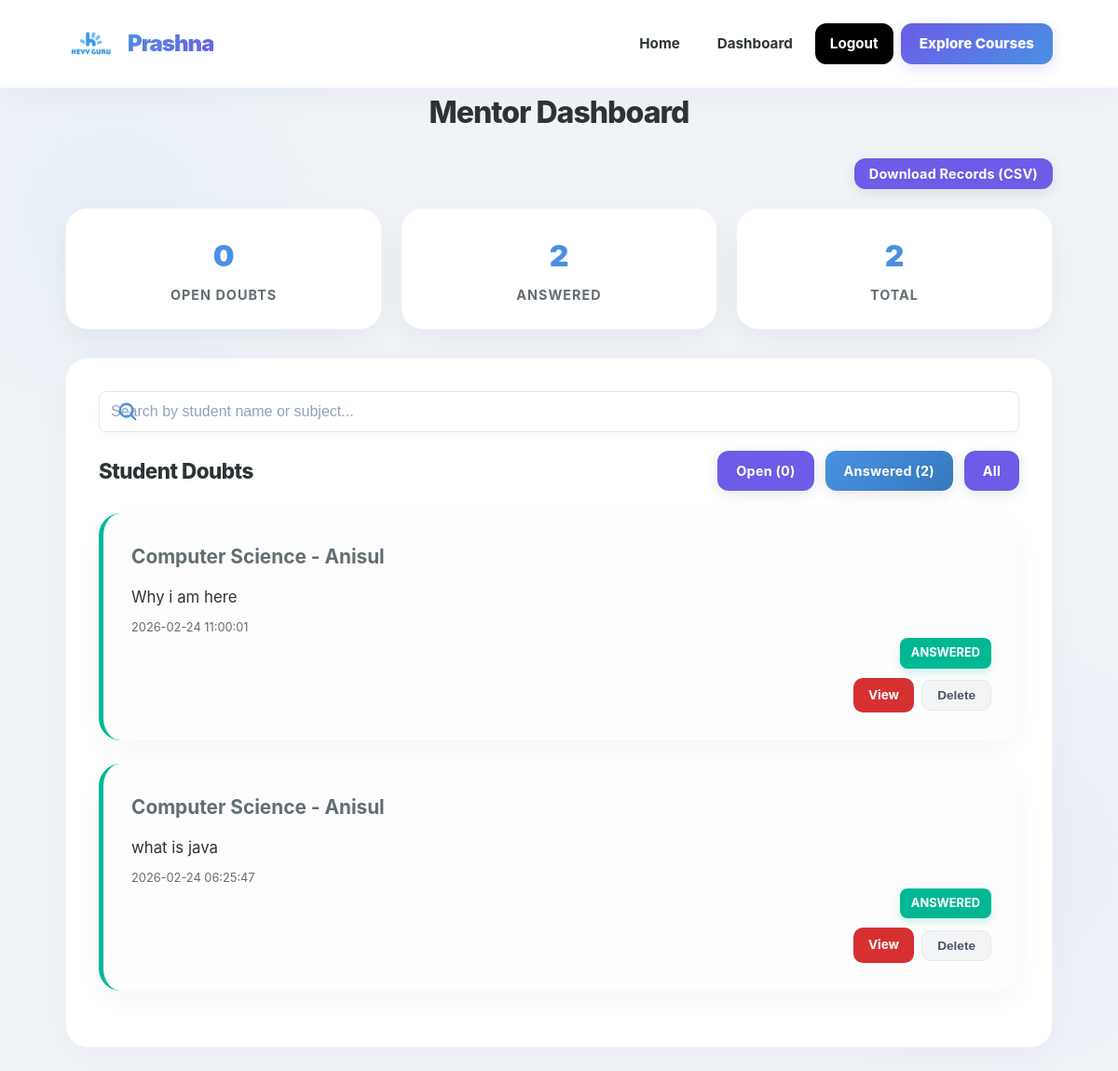
The page /mentor/dashboard.php?filter=answered (signed in) on the database as committed earlier.
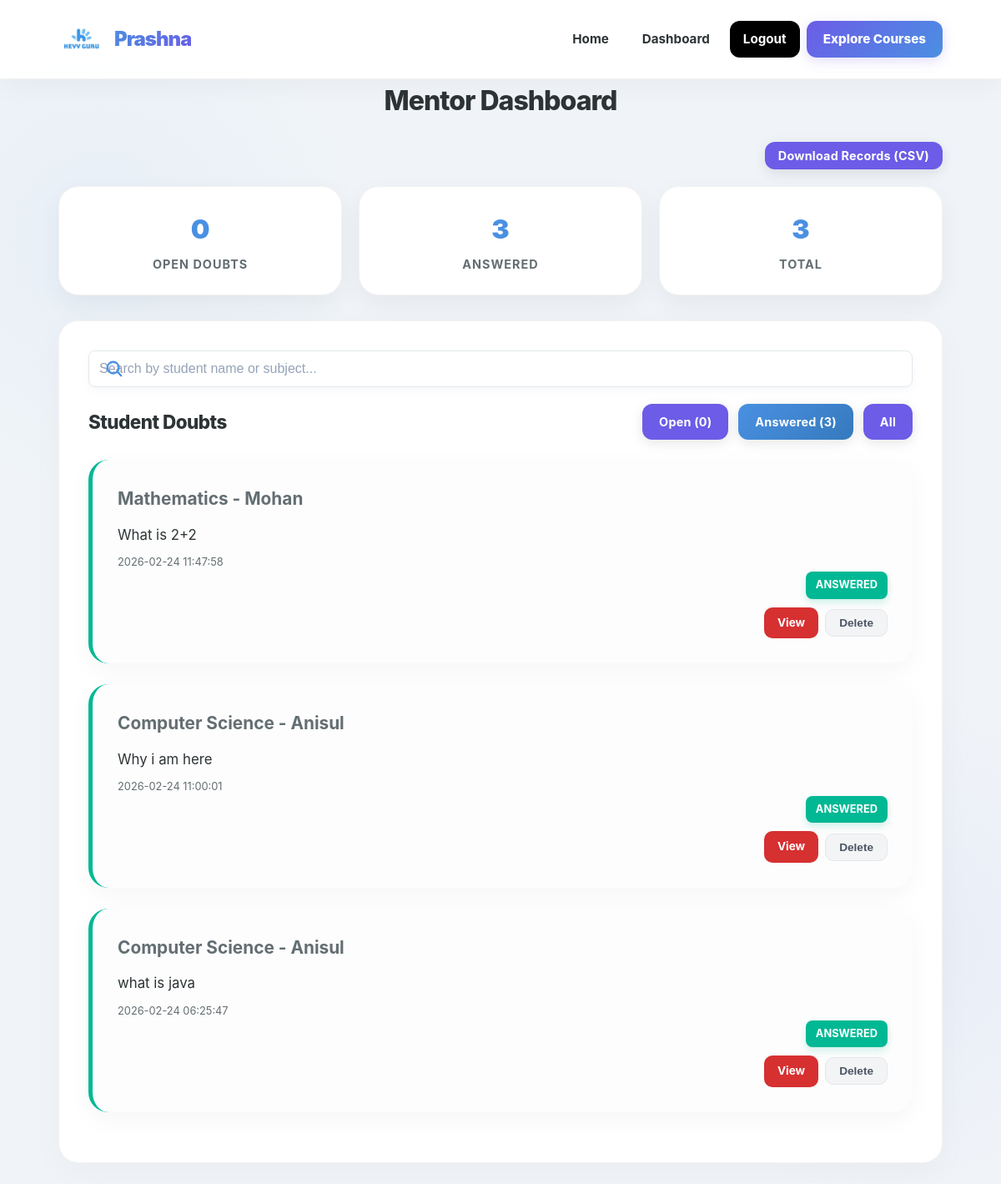
The same page on the database as committed later.
### tables this page shows
CREATE TABLE doubts (
        id INTEGER PRIMARY KEY AUTOINCREMENT,
        student_id INTEGER NOT NULL,
        subject TEXT NOT NULL,
        question_text TEXT NOT NULL,
        status TEXT NOT NULL DEFAULT 'open' CHECK(status IN ('open','answered')),
        created_at DATETIME NOT NULL DEFAULT (datetime('now')),
        answered_at DATETIME DEFAULT NULL,
        FOREIGN KEY (student_id) REFERENCES users(id) ON DELETE CASCADE
    );

CREATE TABLE users (
        id INTEGER PRIMARY KEY AUTOINCREMENT,
        role TEXT NOT NULL DEFAULT 'student' CHECK(role IN ('student','mentor')),
        name TEXT NOT NULL,
        phone TEXT NOT NULL,
        email TEXT DEFAULT NULL,
        password_hash TEXT NOT NULL,
        created_at DATETIME NOT NULL DEFAULT (datetime('now'))
    );

### helpers.php (called while the page is built, shortened)
<?php
function h(?string $s): string {
    return htmlspecialchars($s ?? '', ENT_QUOTES, 'UTF-8');
}

### mentor/dashboard.php (the view, shortened to what this page needs)
<?php
require_once __DIR__ . '/../helpers.php';
$pdo = getDB();
$filter = $_GET['filter'] ?? 'open';
if ($filter === 'all') {
    $stmt = $pdo->prepare("SELECT d.*, u.name as student_name FROM doubts d JOIN users u ON d.student_id = u.id ORDER BY d.created_at DESC");
    $stmt->execute();
} else {
    $stmt = $pdo->prepare("SELECT d.*, u.name as student_name FROM doubts d JOIN users u ON d.student_id = u.id WHERE d.status = ? ORDER BY d.created_at DESC");
    $stmt->execute([$filter]);
}
$doubts = $stmt->fetchAll();
$countOpen = $pdo->query("SELECT COUNT(*) as c FROM doubts WHERE status='open'")->fetch()['c'];
$countAnswered = $pdo->query("SELECT COUNT(*) as c FROM doubts WHERE status='answered'")->fetch()['c'];
?>
<!DOCTYPE html>
<html lang="en">
<head>
    <link rel="stylesheet" href="/css/style.css">
</head>
<body>
    <nav class="navbar">
        <div class="container">
            <a href="/" class="brand">
                <img src="/css/logo.jpg" alt="Prashna Logo" class="logo">
                <span><?= h(APP_NAME) ?></span>
            </a>
            <div class="nav-links" id="navLinks">
                <a href="/">Home</a>
                <a href="/mentor/dashboard.php">Dashboard</a>
                <a href="/logout.php" class="btn-heyyguru">Logout</a>
                <a href="https://heyyguru.in/courses" class="btn-explore">Explore Courses</a>
            </div>
        </div>
    </nav>
    <div class="container">
        <h1 class="page-title">Mentor Dashboard</h1>
        <div style="margin-bottom: 20px; text-align: right;">
            <button id="downloadRecords" class="btn btn-secondary" style="font-size: 0.9rem; padding: 8px 16px;">Download Records (CSV)</button>
        </div>
        <div class="stats">
            <div class="stat-card">
                <div class="number"><?= $countOpen ?></div>
                <div class="label">Open Doubts</div>
            </div>
            <div class="stat-card">
                <div class="number"><?= $countAnswered ?></div>
                <div class="label">Answered</div>
            </div>
            <div class="stat-card">
                <div class="number"><?= $countOpen + $countAnswered ?></div>
                <div class="label">Total</div>
            </div>
        </div>
        <div class="card">
            <div class="search-box" style="margin-bottom: 20px;">
                <input type="text" id="mentorSearch" placeholder="Search by student name or subject..." style="width: 100%; padding: 12px; border-radius: 8px; border: 1px solid var(--border);">
            </div>
            <div style="display:flex;justify-content:space-between;align-items:center;margin-bottom:24px;" class="card-header-flex">
                <h2 style="font-size:1.4rem; font-weight:850; color:var(--text); letter-spacing:-0.5px;">Student Doubts</h2>
                <div style="display:flex;gap:12px;flex-wrap:wrap;">
                    <a href="?filter=open" class="btn <?= $filter === 'open' ? 'btn-primary' : 'btn-secondary' ?>" style="padding:10px 20px; border-radius:12px; font-size:0.9rem;">Open (<?= $countOpen ?>)</a>
                    <a href="?filter=answered" class="btn <?= $filter === 'answered' ? 'btn-primary' : 'btn-secondary' ?>" style="padding:10px 20px; border-radius:12px; font-size:0.9rem;">Answered (<?= $countAnswered ?>)</a>
                    <a href="?filter=all" class="btn <?= $filter === 'all' ? 'btn-primary' : 'btn-secondary' ?>" style="padding:10px 20px; border-radius:12px; font-size:0.9rem;">All</a>
                </div>
            </div>
            <?php if (empty($doubts)): ?>
                <div class="empty-state">
                    <p>No doubts found.</p>
                </div>
            <?php else: ?>
                <div class="doubt-list">
                    <?php foreach ($doubts as $d): ?>
                        <div class="doubt-item-container <?= $d['status'] === 'answered' ? 'answered' : '' ?>">
                            <div class="doubt-item">
                                <div class="doubt-info">
                                    <h3><?= h($d['subject']) ?> - <?= h($d['student_name']) ?></h3>
                                    <p><?= h(mb_strimwidth($d['question_text'], 0, 150, '...')) ?></p>
                                    <p style="margin-top:8px;font-size:0.8rem;color:var(--text-light);"><?= h($d['created_at']) ?></p>
                                </div>
                                <div class="doubt-meta">
                                    <span class="badge badge-<?= $d['status'] ?>"><?= h($d['status']) ?></span>
                                    <div style="display:flex; gap:8px; align-items: center;">
                                        <a href="/mentor/view_doubt.php?id=<?= $d['id'] ?>" class="btn-view-custom">
                                            <?= $d['status'] === 'open' ? 'Reply' : 'View' ?>
                                        </a>
                                        <form method="POST" onsubmit="return confirm('Are you sure you want to delete this doubt?');" style="display:inline; margin:0;">
                                            <button type="submit" class="btn-delete-custom">Delete</button>
                                        </form>
                                    </div>
                                </div>
                            </div>
                        </div>
                    <?php endforeach; ?>
                </div>
            <?php endif; ?>
        </div>
    </div>
</body>
</html>

Rows that differ between the two databases and show on the page:
added doubts: subject "Mathematics", student.name "Mohan", question_text "What is 2+2", created_at "2026-02-24 11:47:58", status "ANSWERED", shows "View"
Other text that changed with them:
$countAnswered: "2" → "3"
$countOpen + $countAnswered: "2" → "3"
